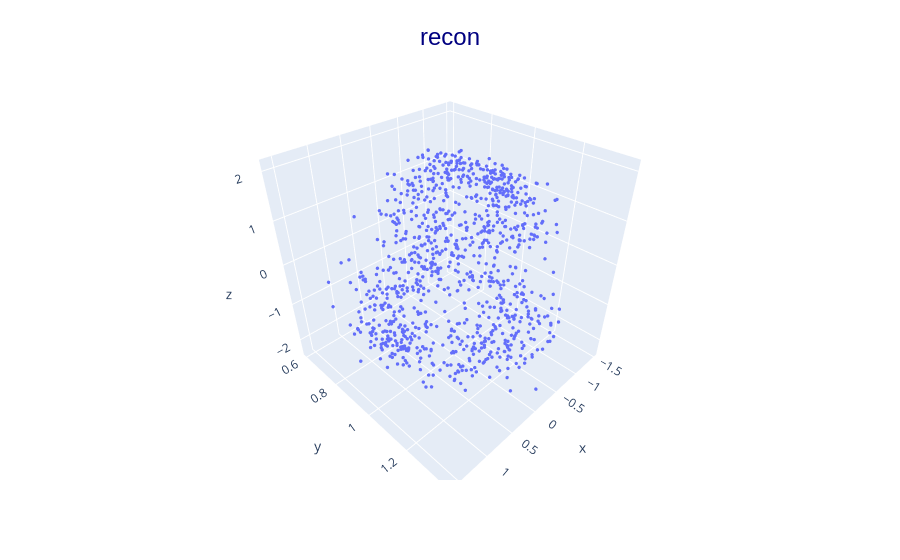
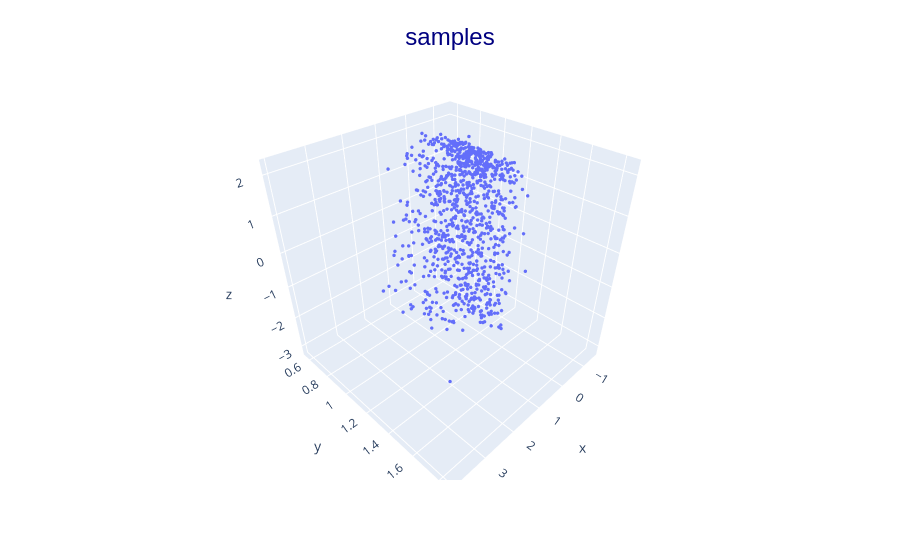

The code cell stored with these charts, in order, in its notebook:
### Markdown cell above
# Adding a normalizing flow

### Code cell
rng_key, sub_key = jax.random.split(rng_key)


flow_args = {"input_dim": z_dim, "hidden_dims": [10, 10], "steps": 5, "inv": False}

flow_vae = NormalizingGlobalVAE(encoder, encoder_args, decoder, decoder_args, z_dim, flow=normalizing_flow, flow_args=flow_args)

global_vae.train(dataloader, X.shape[0], adam, 5000, sub_key)

plot_vae(global_vae, sub_key)

### Figure 1 — Plotly figure (JSON) as saved in the notebook; plotly's stock layout.template omitted (floating-point values rounded to 4 significant figures; data arrays with more than 128 entries replaced by an {"elided": "..."} marker saying what was removed)
{"data": [{"hovertemplate": "x=%{x}<br>y=%{y}<br>z=%{z}<extra></extra>", "legendgroup": "", "marker": {"color": "#636efa", "size": 2, "symbol": "circle"}, "mode": "markers", "name": "", "scene": "scene", "showlegend": false, "type": "scatter3d", "x": {"elided": "1000 float values"}, "y": {"elided": "1000 float values"}, "z": {"elided": "1000 float values"}}], "layout": {"legend": {"tracegroupgap": 0}, "margin": {"t": 60}, "scene": {"domain": {"x": [0, 1], "y": [0, 1]}, "xaxis": {"title": {"text": "x"}}, "yaxis": {"title": {"text": "y"}}, "zaxis": {"title": {"text": "z"}}}, "title": {"font": {"color": "navy", "family": "Arial", "size": 24}, "text": "recon", "x": 0.5, "y": 0.95}}}

### Figure 2 — Plotly figure (JSON) as saved in the notebook; plotly's stock layout.template omitted (floating-point values rounded to 4 significant figures; data arrays with more than 128 entries replaced by an {"elided": "..."} marker saying what was removed)
{"data": [{"hovertemplate": "x=%{x}<br>y=%{y}<br>z=%{z}<extra></extra>", "legendgroup": "", "marker": {"color": "#636efa", "size": 2, "symbol": "circle"}, "mode": "markers", "name": "", "scene": "scene", "showlegend": false, "type": "scatter3d", "x": {"elided": "1000 float values"}, "y": {"elided": "1000 float values"}, "z": {"elided": "1000 float values"}}], "layout": {"legend": {"tracegroupgap": 0}, "margin": {"t": 60}, "scene": {"domain": {"x": [0, 1], "y": [0, 1]}, "xaxis": {"title": {"text": "x"}}, "yaxis": {"title": {"text": "y"}}, "zaxis": {"title": {"text": "z"}}}, "title": {"font": {"color": "navy", "family": "Arial", "size": 24}, "text": "samples", "x": 0.5, "y": 0.95}}}
